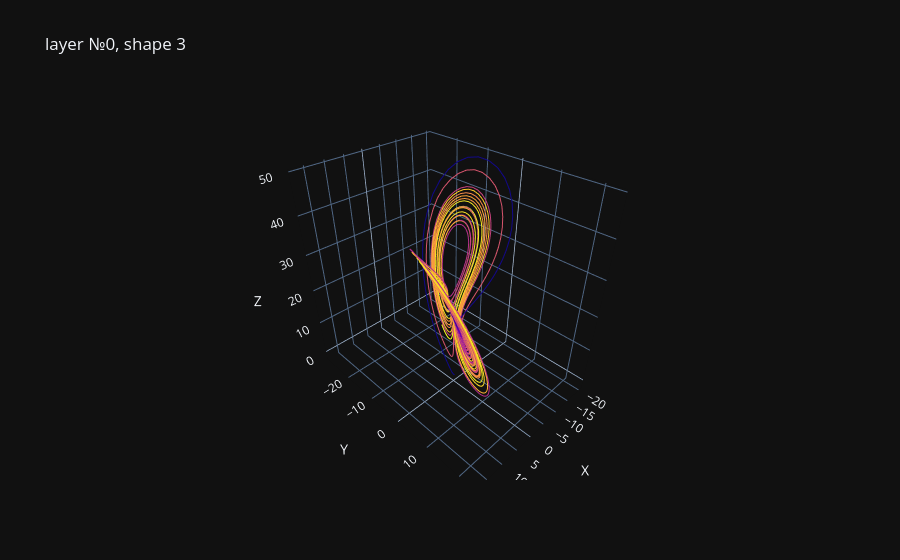
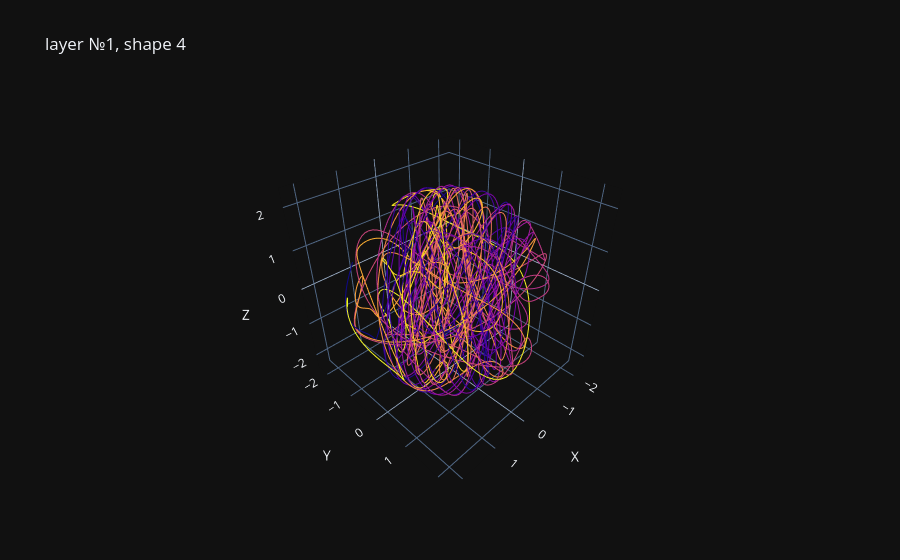
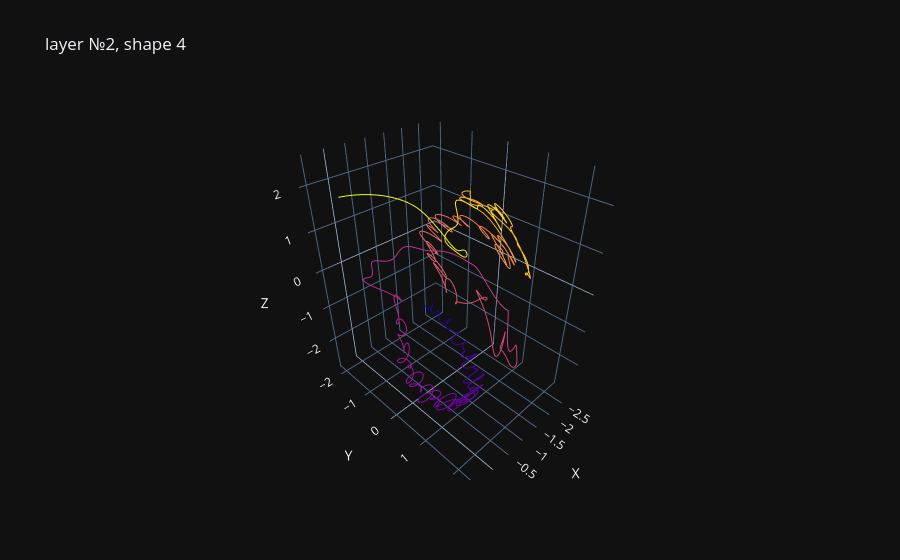
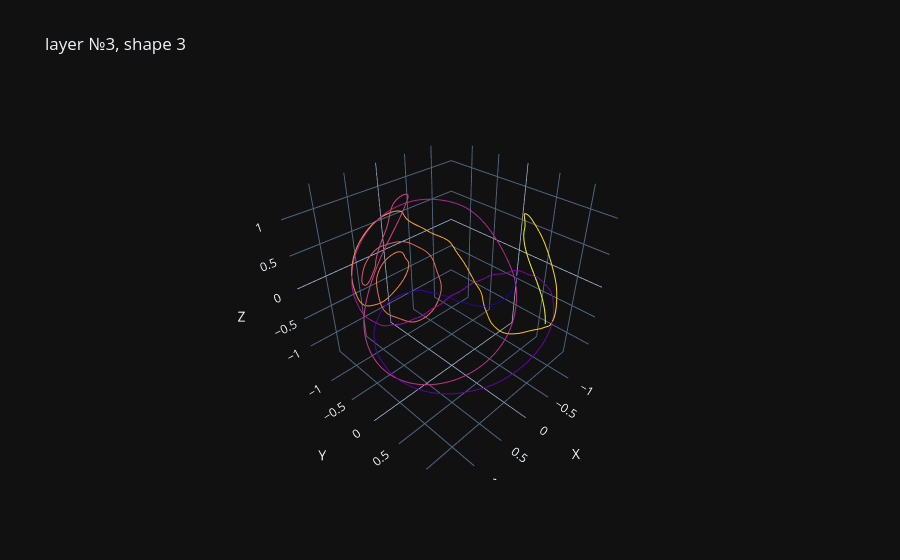

The code cell stored with these charts, in order, in its notebook:
### Code cell
for n, l in enumerate(sys.dims):
    print(n)
    show_ev(s[n], t, title = f"layer №{n}, shape {l}", random_projections = False)

### Figure 1 — Plotly figure (JSON) as saved in the notebook; plotly's stock layout.template omitted (floating-point values rounded to 4 significant figures; data arrays with more than 128 entries replaced by an {"elided": "..."} marker saying what was removed)
{"data": [{"line": {"color": {"elided": "5000 float values"}, "width": 2}, "mode": "lines", "type": "scatter3d", "x": {"elided": "5000 float values"}, "y": {"elided": "5000 float values"}, "z": {"elided": "5000 float values"}}], "layout": {"scene": {"xaxis": {"title": {"text": "X"}}, "yaxis": {"title": {"text": "Y"}}, "zaxis": {"title": {"text": "Z"}}}, "title": {"text": "layer №0, shape 3"}}}

### Figure 2 — Plotly figure (JSON) as saved in the notebook; plotly's stock layout.template omitted (floating-point values rounded to 4 significant figures; data arrays with more than 128 entries replaced by an {"elided": "..."} marker saying what was removed)
{"data": [{"line": {"color": {"elided": "5000 float values"}, "width": 2}, "mode": "lines", "type": "scatter3d", "x": {"elided": "5000 float values"}, "y": {"elided": "5000 float values"}, "z": {"elided": "5000 float values"}}], "layout": {"scene": {"xaxis": {"title": {"text": "X"}}, "yaxis": {"title": {"text": "Y"}}, "zaxis": {"title": {"text": "Z"}}}, "title": {"text": "layer №1, shape 4"}}}

### Figure 3 — Plotly figure (JSON) as saved in the notebook; plotly's stock layout.template omitted (floating-point values rounded to 4 significant figures; data arrays with more than 128 entries replaced by an {"elided": "..."} marker saying what was removed)
{"data": [{"line": {"color": {"elided": "5000 float values"}, "width": 2}, "mode": "lines", "type": "scatter3d", "x": {"elided": "5000 float values"}, "y": {"elided": "5000 float values"}, "z": {"elided": "5000 float values"}}], "layout": {"scene": {"xaxis": {"title": {"text": "X"}}, "yaxis": {"title": {"text": "Y"}}, "zaxis": {"title": {"text": "Z"}}}, "title": {"text": "layer №2, shape 4"}}}

### Figure 4 — Plotly figure (JSON) as saved in the notebook; plotly's stock layout.template omitted (floating-point values rounded to 4 significant figures; data arrays with more than 128 entries replaced by an {"elided": "..."} marker saying what was removed)
{"data": [{"line": {"color": {"elided": "5000 float values"}, "width": 2}, "mode": "lines", "type": "scatter3d", "x": {"elided": "5000 float values"}, "y": {"elided": "5000 float values"}, "z": {"elided": "5000 float values"}}], "layout": {"scene": {"xaxis": {"title": {"text": "X"}}, "yaxis": {"title": {"text": "Y"}}, "zaxis": {"title": {"text": "Z"}}}, "title": {"text": "layer №3, shape 3"}}}
